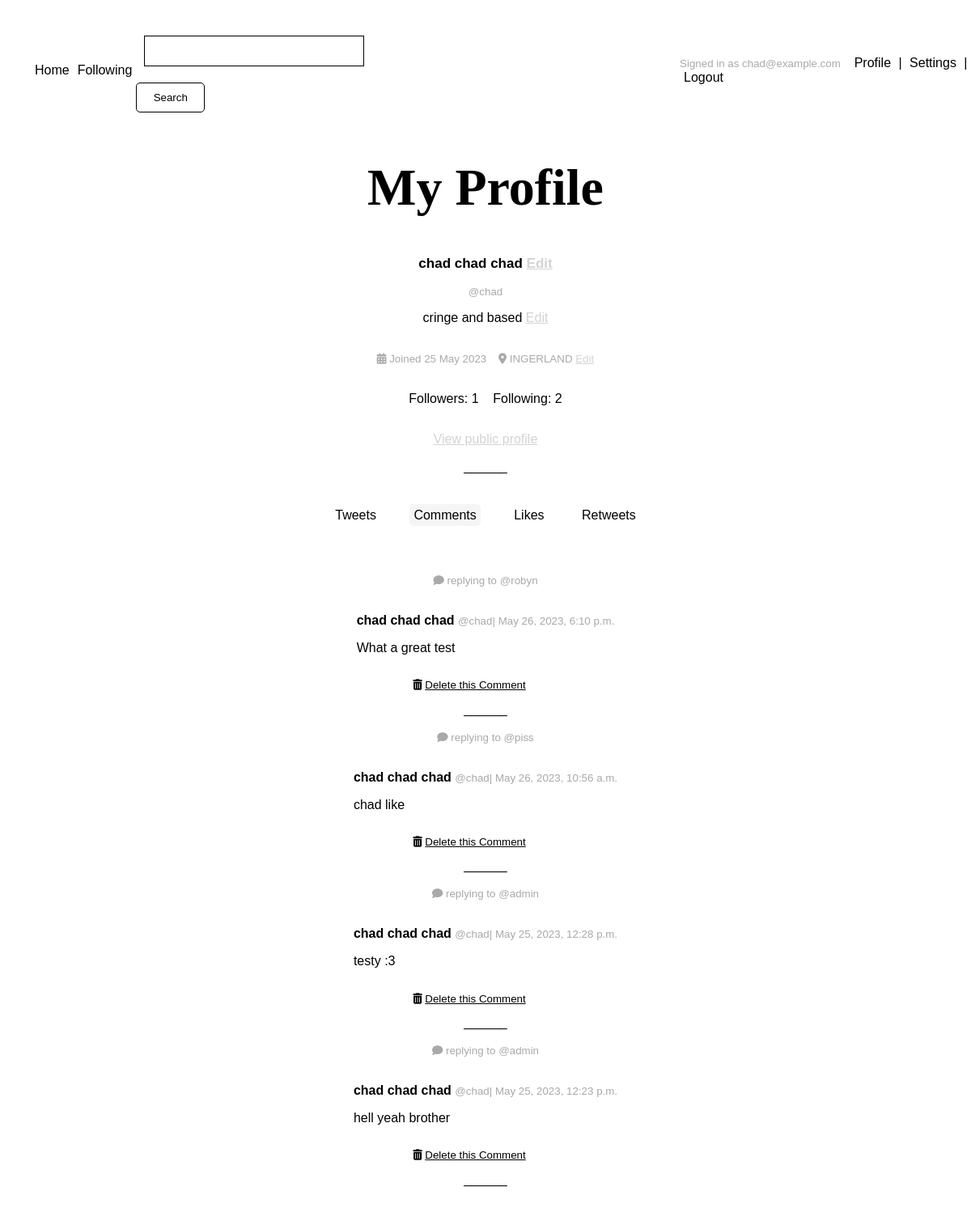
The page /users/profile/comments (signed in) on the database as committed earlier.
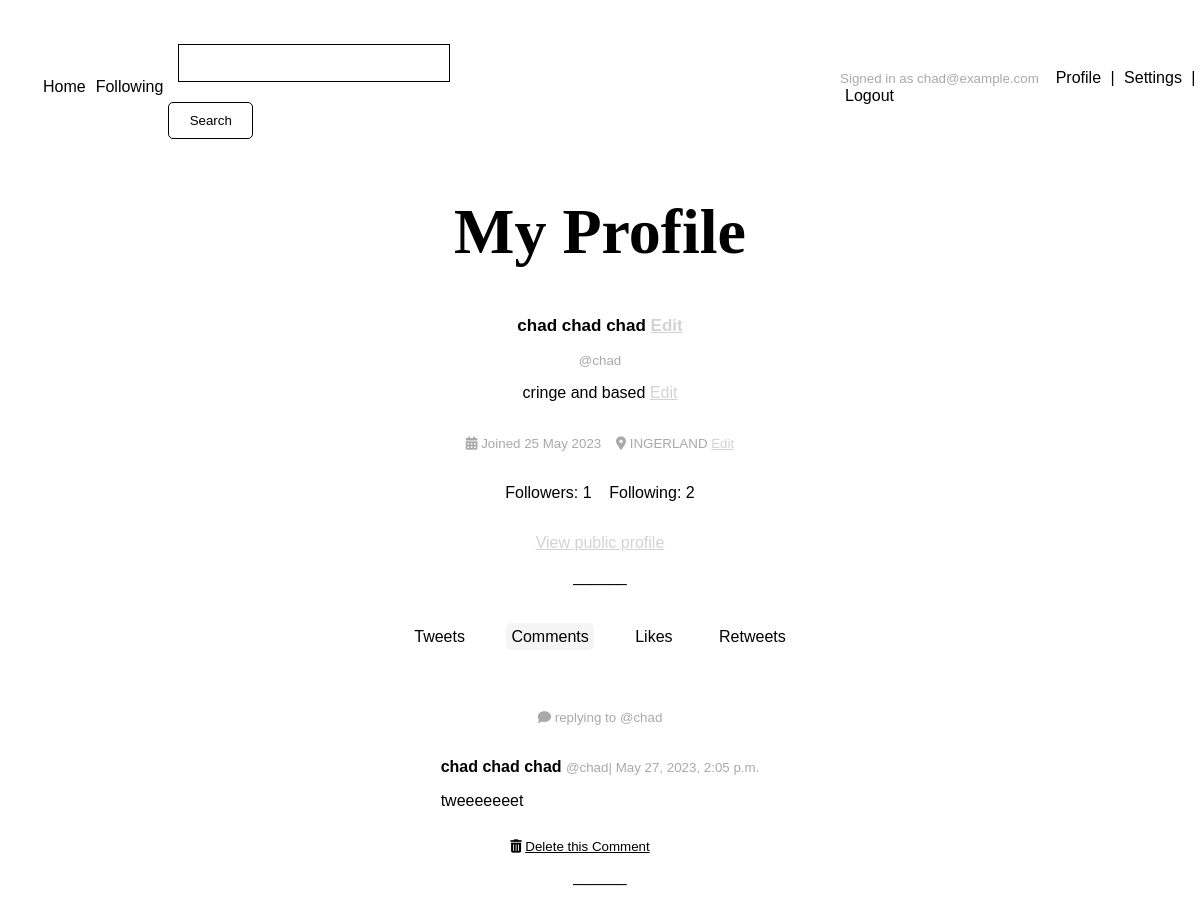
The same page on the database as committed later.
### tweets/models.py (models this page shows, shortened)
class Comment(models.Model):
    tweet = models.ForeignKey(Tweet, on_delete=models.CASCADE)
    user = models.ForeignKey(User, on_delete=models.CASCADE)
    text = models.CharField(max_length=144)
    date = models.DateTimeField(default=timezone.now)
    def __str__(self):
        return self.text
    class Meta:
        ordering = ["-date"]

class Tweet(models.Model):
    text = models.CharField(max_length=144)
    date = models.DateTimeField(default=timezone.now)
    likes = models.ManyToManyField(User, blank=True, related_name='likes')
    user = models.ForeignKey(User, on_delete=models.CASCADE)
    class Meta:
        ordering = ["-date"]

### users/models.py (models this page shows, shortened)
class Profile(models.Model):
    user = models.OneToOneField(User, on_delete=models.CASCADE)
    bio = models.TextField(default="")
    display_name = models.CharField(default="", max_length=150)
    location = models.CharField(blank=True, max_length=150)
    followers = models.ManyToManyField(User, blank=True, related_name='followers')
    following = models.ManyToManyField(User, blank=True, related_name='following')

### users/views.py (the view)
# urls.py: path('profile/', views.profile, name='profile'),
@login_required
def profile(request):
    return render(request, 'users/profile.html', {'title': 'My Profile'})

### templates/users/profile.html (shortened to what this page needs)
{% extends '../base.html' %}
{% block content %}
<p class="subtitle">{{user.profile.display_name}}
    <a title="Settings" href="{% url 'settings' %}">Edit</a>
</p>
<small>@{{user}}</small>
{% if user.profile.bio == "" %}
    <p class="faded">You haven't written a bio yet. <a title="Settings" href="{% url 'settings' %}">Edit</a></p>
{% else %}
    <p>{{user.profile.bio}} <a title="Settings" href="{% url 'settings' %}">Edit</a></p>
{% endif %}
<p><small>
    <i class="fa-solid fa-calendar-days"></i> Joined {{ user.date_joined|date:"d M Y" }}
    {% if user.profile.location %}
        <i class="fa-solid fa-location-dot"></i> {{ user.profile.location }}
    {% else %}
        <i class="fa-solid fa-location-dot"></i> No location set
    {% endif %}
    <a href="{% url 'settings' %}" title="Settings" >Edit</a></p>
<p>
    <a class="follows-link" href="{% url 'followers' user.id%}">Followers: {{ user.profile.followers.count }}</a>
    <a class="follows-link" href="{% url 'following' user.id%}">Following: {{user.profile.following.count }}</a>
</p>
<p><a href="{% url 'profile_public' user.id %}">View public profile</a></p>
______</p>
<nav>
    <a id="profile-tweets" href="{% url 'profile' %}">Tweets</a>&emsp;&emsp;
    <a id="profile-comments" href="{% url 'profile_comments' %}">Comments</a>&emsp;&emsp;
    <a id="profile-likes" href="{% url 'profile_likes' %}">Likes</a>&emsp;&emsp;
    <a id="profile-retweets" href="{% url 'profile_retweets' %}">Retweets</a>
</nav>
<section class="center width-100">
    <br>
    {% if request.path == '/users/profile/' %}
        {% if user.tweet_set.count <= 0 %}
            <p class="faded">No tweets found</p>
        {% else %}
            {% for tweet in user.tweet_set.all %}
                {% include "tweets/tweet.html" %}
                <form action="{% url 'delete_tweet' tweet.id %}" method="POST">
                    {% csrf_token %}
                    <input hidden name="path" value="{{request.path}}">
                    <button class="link-button width-100 delete-button" type="submit" title="Delete Tweet">
                        <i class="fa-solid fa-trash-can" style="text-decoration: none">&nbsp;</i>Delete this Tweet
                    </button>
                </form>
                <br>
            {% endfor %}
        {% endif %}
        <style>#profile-tweets { background: whitesmoke } #profile-tweets:hover { background: white }</style>
    {% elif request.path == '/users/profile/comments' %}
        {% if user.comment_set.count <= 0 %}
            <p class="faded">No comments found</p>
        {% else %}
            {% for comment in user.comment_set.all %}
                <br>
            <a class="comment-link" href="{% url 'tweet' comment.tweet.id %}">
                <p class="faded"><small><i class="fa-solid fa-comment"></i> replying to @{{comment.tweet.user}}</small></p>
                {% include "tweets/comment.html" %}
            </a>
                <form action="{% url 'delete_comment' comment.id %}" method="POST">
                    <button class="link-button delete-button center" type="submit" title="Delete Comment">
                        <p><i class="fa-solid fa-trash-can" style="text-decoration: none">&nbsp;</i>Delete this Comment</p>
                    </button>
                </form>
                ______
            {% endfor %}
        {% endif %}
    {% endif %}
</section>
{% endblock %}

### templates/tweets/comment.html
<div class="tweet comment-box">
    <a class="profile-link" href="{% url 'profile_public' comment.user.id %}">
        <p>
            <strong>{{ comment.user.profile.display_name }}</strong>
            <small>@{{ comment.user }}| {{ comment.date }}</small>
        </p>
    </a>
    <p>{{ comment }}</p>
</div>

Rows that differ between the two databases and show on the page:
removed Comment: tweet.user "robyn", user.profile.display_name "chad chad chad", user "chad", date "May 26, 2023, 6:10 p.m.", text "What a great test"
removed Comment: tweet.user "piss", user.profile.display_name "chad chad chad", user "chad", date "May 26, 2023, 10:56 a.m.", text "chad like"
removed Comment: tweet.user "admin", user.profile.display_name "chad chad chad", user "chad", date "May 25, 2023, 12:28 p.m.", text "testy :3"
removed Comment: tweet.user "admin", user.profile.display_name "chad chad chad", user "chad", date "May 25, 2023, 12:23 p.m.", text "hell yeah brother"
added Comment: tweet.user "chad", user.profile.display_name "chad chad chad", user "chad", date "May 27, 2023, 2:05 p.m.", text "tweeeeeeet"
